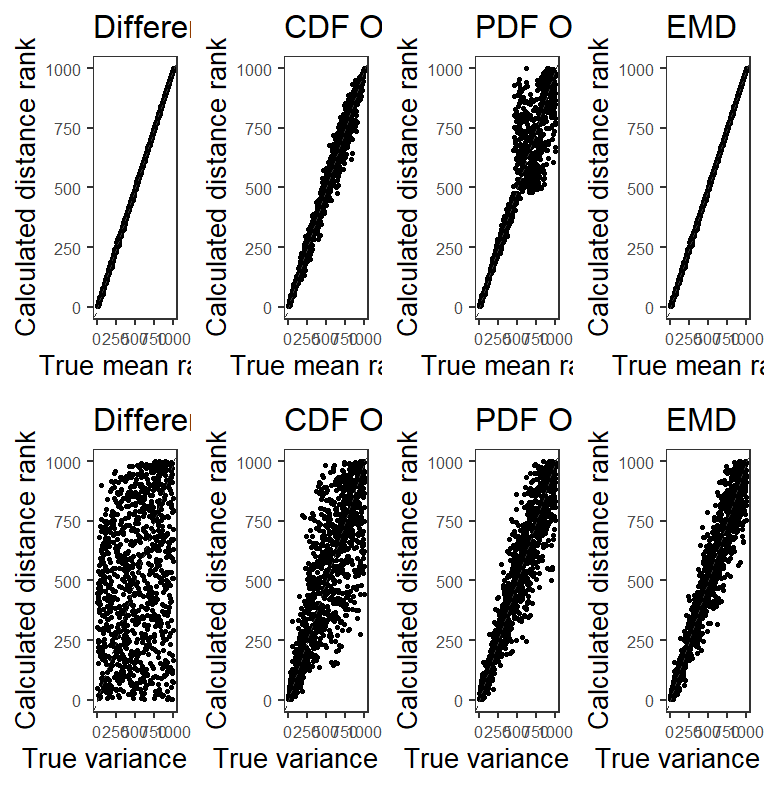

This figure's R source:
# REPLICATION CODE FOR: Lupu, Noam, Lucia Selios, and Zach Warner. 2016. "A
# New Measure of Congruence: The Earth Mover's Distance." Political Analysis
# (forthcoming).
#
# Last edited 10-Nov-2016 by ZW. For questions please contact me at
# [email redacted].

################################################################################
#                                                                              #
#                                 SETUP                                        #
#                                                                              #
################################################################################
rm(list=ls())
library(ggplot2); library(grid); library(sfsmisc); library(emdist)
library(clusterGeneration); library(foreign); library(plyr); library(sandwich) 
library(lmtest); library(reshape)
setwd("/your/path/to/this/replication")

### version control
sessionInfo()
# R version 3.3.0 (2016-05-03)
# Platform: x86_64-apple-darwin13.4.0 (64-bit)
# Running under: OS X 10.11.6 (El Capitan)
# 
# locale:
# [1] en_US.UTF-8/en_US.UTF-8/en_US.UTF-8/C/en_US.UTF-8/en_US.UTF-8
# 
# attached base packages:
# [1] grid      stats     graphics  grDevices utils     datasets  methods  
# [8] base     
# 
# other attached packages:
# [1] reshape_0.8.6           lmtest_0.9-34           zoo_1.7-13             
# [4] sandwich_2.3-4          plyr_1.8.4              foreign_0.8-67         
# [7] clusterGeneration_1.3.4 MASS_7.3-45             emdist_0.3-2           
# [10] sfsmisc_1.1-0           ggplot2_2.1.0          
# 
# loaded via a namespace (and not attached):
# [1] Rcpp_0.12.7      lattice_0.20-34  gtable_0.2.0     scales_0.4.0    
# [5] tools_3.3.0      munsell_0.4.3    rsconnect_0.5    colorspace_1.2-7  

################################################################################
#                                                                              #
#                                 UTILITIES                                    #
#                                                                              #
################################################################################

##### Helper functions #####
# for multiple ggplot objects
multiplot <- function(..., plotlist=NULL, file, cols=1, layout=NULL) {
  plots <- c(list(...), plotlist)
  numPlots = length(plots)
  if (is.null(layout)) {
    layout <- matrix(seq(1, cols * ceiling(numPlots/cols)),
                     ncol = cols, nrow = ceiling(numPlots/cols))
  }
  if (numPlots==1) {
    print(plots[[1]])
  } else {
    grid.newpage()
    pushViewport(viewport(layout = grid.layout(nrow(layout), ncol(layout))))
    for (i in 1:numPlots) {
      matchidx <- as.data.frame(which(layout == i, arr.ind = TRUE))
      print(plots[[i]], vp = viewport(layout.pos.row = matchidx$row,
                                      layout.pos.col = matchidx$col))
    }
  }
}
# to simulate from a bimodal distribution
bimodalDistFunc <- function (n,cpct, mu1, mu2, sig1, sig2) {
  y0 <- rnorm(n,mean=mu1, sd = sig1)
  y1 <- rnorm(n,mean=mu2, sd = sig2)
  
  flag <- rbinom(n,size=1,prob=cpct)
  y <- y0*(1 - flag) + y1*flag 
}
# R^2 approximation from glm objects
r2.corr.mer <- function(m) {
  lmfit <-  lm(model.response(model.frame(m)) ~ fitted(m))
  summary(lmfit)$r.squared
} 
# for clustered SEs
cl <- function(dat,fm, cluster){
  M <- length(unique(cluster))
  N <- length(cluster)
  K <- fm$rank
  dfc <- (M/(M-1))*((N-1)/(N-K))
  uj  <- apply(estfun(fm),2, function(x) tapply(x, cluster, sum));
  vcovCL <- dfc*sandwich(fm, meat=crossprod(uj)/N)
  coeftest(fm, vcovCL) 
}

##### Helper functions for computing congruence #####
# Difference in means
dmeans <- function(data){
  df <- data
  x <- as.matrix(df$samps[which(df$pop == "x")])
  y <- as.matrix(df$samps[which(df$pop == "y")])
  abs(mean(x,na.rm=T)-mean(y,na.rm=T))
}
# CDF overlap
cdf.overlap <- function(data, q = 512) { 
  # no default length for sequences, but we'll use density's 512
  df <- data
  x <- as.matrix(na.omit(df$samps[which(df$pop == "x")]))
  y <- as.matrix(na.omit(df$samps[which(df$pop == "y")]))
  Fx <- ecdf(x); Fy <- ecdf(y)
  lower <- min(x,y) 
  upper <- max(x,y)
  z <- seq(lower,upper,((upper-lower)/q))
  Fxz <- Fx(z); Fyz <- Fy(z) 
  sum(abs(Fxz-Fyz))
}
# PDF overlap
pdf.overlap <- function(data, q = 512){ # q = 512 is the default for density()
  df <- data
  fx <- as.vector(na.omit(df$samps[which(df$pop == "x")]))
  fy <- as.vector(na.omit(df$samps[which(df$pop == "y")]))
  lower <- min(c(fx, fy))
  upper <- max(c(fx, fy))
  dx <- density(fx, from=lower, to=upper, n = q)
  dy <- density(fy, from=lower, to=upper, n = q)
  d <- data.frame(location=dx$x, x.den=dx$y, y.den=dy$y)
  d$intersect <- pmin(d$x.den, d$y.den)
  integrate.xy(d$location, d$intersect)
}
# EMD
emd.dis <- function(data, metric = "manhattan", iterations=100000){
  df <- data
  x <- as.matrix(df$samps[which(df$pop == "x")])
  y <- as.matrix(df$samps[which(df$pop == "y")])
  weight.x <- rep(1/nrow(x),nrow(x))
  weight.y <- rep(1/nrow(y),nrow(y))
  emdw(x,weight.x,y,weight.y,dist=metric,max.iter=iterations)
}

################################################################################
#                                                                              #
#                               INTRODUCTION                                   #
#                                                                              #
################################################################################

##### SIMULATED COMPUTATION TIME (FN 3) #####
# generate the data
x <- genRandomClust(numClust=7,numNonNoisy = 10, numNoisy = 5, numOutlier = .02,
                    rangeN=c(150,500), numReplicate = 1,fileName="x", 
                    outputLogFlag=F, outputEmpirical=F, outputInfo = F, 
                    outputDatFlag = F)
y <- genRandomClust(numClust=3,numNonNoisy = 10, numNoisy = 5, numOutlier = .08, 
                    rangeN=c(150,500), numReplicate = 1,fileName="y", 
                    outputLogFlag=F, outputEmpirical=F, outputInfo = F, 
                    outputDatFlag = F)
x <- x$datList$x_1
y <- y$datList$y_1
w.x <- rep(1/nrow(x),nrow(x))
w.y <- rep(1/nrow(y),nrow(y))
# time it
system.time(
  emd.bigprob <- emdw(x,w.x,y,w.y,max.iter=100000,dist="manhattan")
)
# Results for my machine (mid-2012 MacBook Air, 2 GHz Intel Core i7 processor, 
# 8 GB 1600 MHz DDR3 memory)
# user      system    elapsed 
# 500.493   4.536     511.266 

### clean up
rm(list=ls()[!(ls() %in% c("dmeans","cdf.overlap","pdf.overlap","emd.dis",
                           "r2.corr.mer","multiplot","bimodalDistFunc","cl"))])

################################################################################
#                                                                              #
#                            MEASURING CONGRUENCE                              #
#                                                                              #
################################################################################

### Create the data
set.seed(1234567)
dat.x.y1 <- data.frame(samps = c(rnorm(1000, mean=0, sd=1), 
                                 rnorm(1000, mean=3, sd=1)), 
                       pop = rep(c("x", "y"), each = 1000))
dat.x.y3 <- dat.x.y2 <- dat.x.y1
dat.x.y2$samps[which(dat.x.y2$pop == "y")] <- rnorm(1000,0,8)
dat.x.y3$samps[which(dat.x.y3$pop == "y")] <- bimodalDistFunc(1000,.35,2.5,
                                                              13.1,1,2)

##### FIGURE 1 #####
fig1.1 <- ggplot(dat.x.y1, aes(x = samps, fill = pop)) +
  theme_bw(base_size = 16) +
  theme(panel.grid.minor = element_blank(), axis.text.x = element_blank(),
        panel.border = element_rect(fill=NA,size=1,linetype="solid")) +
  geom_histogram(aes(y = ..density.. ), alpha = 0.5,pos="identity",binwidth=1,
                 show.legend=F) +
  geom_line(aes(y = ..density..), stat = 'density') + 
  scale_fill_manual(values=c("grey20", "grey20")) +
  coord_cartesian(ylim=c(-.01,.44),xlim=c(-11,26)) +
  scale_x_continuous(breaks=seq(-10,25,by=5)) +
  scale_y_continuous(breaks=seq(0,.40,by=.1)) +
  annotate("text",x=-3,y=.20,label="X",family="Times",size=5) +
  annotate("text",x=6.2,y=.10,label="Y[1]",family="Times", parse=T,size=5) +
  labs(title=NULL,x=NULL,y="Density") +
  theme(text=element_text(family="Times"))
fig1.1
fig1.2 <- ggplot(dat.x.y2, aes(x = samps, fill = pop)) +
  theme_bw(base_size = 16) +
  theme(panel.grid.minor = element_blank(), axis.text.x = element_blank(),
        panel.border = element_rect(fill=NA,size=1,linetype="solid")) +
  geom_histogram(aes(y = ..density.. ), alpha = 0.5,pos="identity",binwidth=1,
                 show.legend=F) +
  geom_line(aes(y = ..density..), stat = 'density') + 
  scale_fill_manual(values=c("grey20", "grey20")) +
  coord_cartesian(ylim=c(-.01,.44),xlim=c(-11,26)) +
  scale_x_continuous(breaks=seq(-10,25,by=5)) +
  scale_y_continuous(breaks=seq(0,.40,by=.1)) +
  annotate("text",x=-3,y=.20,label="X",family="Times",size=5) +
  annotate("text",x=6.2,y=.10,label="Y[2]",family="Times", parse=T,size=5) +
  labs(title=NULL,x=NULL,y="Density") +
  theme(text=element_text(family="Times"))
fig1.2
fig1.3 <- ggplot(dat.x.y3, aes(x = samps, fill = pop)) +
  theme_bw(base_size = 16) +
  theme(panel.grid.minor = element_blank(),
        panel.border = element_rect(fill=NA,size=1,linetype="solid")) +
  geom_histogram(aes(y = ..density.. ), alpha = 0.5,pos="identity",binwidth=1,
                 show.legend=F) +
  geom_line(aes(y = ..density..), stat = 'density') + 
  scale_fill_manual(values=c("grey20", "grey20")) +
  coord_cartesian(ylim=c(-.01,.44),xlim=c(-11,26)) +
  scale_x_continuous(breaks=seq(-10,25,by=5)) +
  scale_y_continuous(breaks=seq(0,.40,by=.1)) +
  annotate("text",x=-3,y=.20,label="X",family="Times",size=5) +
  annotate("text",x=6.2,y=.10,label="Y[3]",family="Times", parse=T,size=5) +
  labs(title=NULL,x="z",y="Density") +
  theme(text=element_text(family="Times"))
fig1.3
pdf("figure1.pdf",
    width=6.5,height=9)
grid.newpage()
grid.draw(rbind(ggplotGrob(fig1.1), 
                ggplotGrob(fig1.2), 
                ggplotGrob(fig1.3),size="last"))
dev.off()

################################################################################
#                                                                              #
#                             SIMULATION EVIDENCE                              #
#                                                                              #
################################################################################

##### TABLE 1 #####
### Difference of means distance
o2o.1 <- dmeans(dat.x.y1)
o2o.2 <- dmeans(dat.x.y2)
o2o.3 <- dmeans(dat.x.y3)

### CDF overlap distance
cdf.1 <- cdf.overlap(dat.x.y1)
cdf.2 <- cdf.overlap(dat.x.y2)
cdf.3 <- cdf.overlap(dat.x.y3)

### PDF overlap distance
pdf.1 <- pdf.overlap(dat.x.y1)
pdf.2 <- pdf.overlap(dat.x.y2)
pdf.3 <- pdf.overlap(dat.x.y3)

### EMD
emd.1 <- emd.dis(dat.x.y1)
emd.2 <- emd.dis(dat.x.y2)
emd.3 <- emd.dis(dat.x.y3)

### print the table
tab <- matrix(c(o2o.1,o2o.2,o2o.3,
                cdf.1,cdf.2,cdf.3,
                pdf.1,pdf.2,pdf.3,
                emd.1,emd.2,emd.3),ncol=4)
dimnames(tab) <- list(c("Top","Middle","Bottom"),
                      c("Diff in Means","CDF overlap","PDF Overlap","EMD"))
round(tab, 2)

##### FIGURE 3 #####
### size of each sample to compare
sizedist = 100 
### number of samples to compare
numsamps = 1000 
### create target distribution, a standard-normal
target <- data.frame(samps =  rnorm(sizedist,0,1), 
                     pop = rep("x", sizedist))

### generate means
means <-rnorm(numsamps,10,10)
# create dataframes to store results
df.meanshift <- data.frame(matrix(ncol=0,nrow=numsamps))
df.meanshift$means <- means
df.meanshift$emd <- df.meanshift$pdf <- df.meanshift$cdf <- 
  df.meanshift$diffmeans <-rep(NA,numsamps)
samps.list <- lapply(1:length(means),  
                     function(i) data.frame(matrix(nrow=sizedist,ncol=0)))
samps.df.means <- data.frame(matrix(nrow=sizedist,ncol=numsamps))
# create samples from the random means, then calculate distances and store them
for(i in 1:numsamps){
  print(i)
  # sample from the simulated mean
  samps.list[[i]]$samps <- rnorm(n=sizedist, mean = means[i], sd = 1)
  samps.df.means[,i] <- samps.list[[i]]$samps
  samps.list[[i]]$pop <- rep("y",sizedist)
  # bind the target dist
  samps.list[[i]] <- rbind(samps.list[[i]],target)
  # calculate congruence in various ways
  df.meanshift$diffmeans[i] <- dmeans(samps.list[[i]])
  df.meanshift$cdf[i] <- cdf.overlap(samps.list[[i]])
  df.meanshift$pdf[i] <- pdf.overlap(samps.list[[i]])
  df.meanshift$emd[i] <- emd.dis(samps.list[[i]],iterations = 100000)
}

### generate variances
variances <-runif(numsamps,1,10)
# create dataframes to store results
df.variances <- data.frame(matrix(ncol=0,nrow=numsamps))
df.variances$variances <- variances
df.variances$emd <- df.variances$pdf <- df.variances$cdf <- 
  df.variances$diffmeans <-rep(NA,numsamps)
samps.list <- lapply(1:length(variances),  
                     function(i) data.frame(matrix(nrow=sizedist,ncol=0)))
samps.df.vars <- data.frame(matrix(nrow=sizedist,ncol=numsamps))
# create samples from the random means, then calculate distances and store them
for(i in 1:numsamps){
  print(i)
  # sample from the simulated mean
  samps.list[[i]]$samps <- rnorm(n=sizedist, mean = 0, sd = sqrt(variances[i]))
  samps.df.vars[,i] <- samps.list[[i]]$samps
  samps.list[[i]]$pop <- rep("y",sizedist)
  # bind the target dist
  samps.list[[i]] <- rbind(samps.list[[i]],target)
  # calculate congruence in various ways
  df.variances$diffmeans[i] <- dmeans(samps.list[[i]])
  df.variances$cdf[i] <- cdf.overlap(samps.list[[i]])
  df.variances$pdf[i] <- pdf.overlap(samps.list[[i]])
  df.variances$emd[i] <- emd.dis(samps.list[[i]],iterations = 100000)
}

### Get the means data into shape for plotting
# diff-means
d1 <- as.data.frame(cbind(abs(df.meanshift$means),abs(df.meanshift$diffmeans)))
colnames(d1) <- c("x","y")
d1$x <- d1$x/max(d1$x); d1$y <- d1$y/max(d1$y)
d1$true.rank <-  NA; d1$true.rank[order(d1$x)] <- 1:nrow(d1)
d1$calc.rank <-  NA; d1$calc.rank[order(d1$y)] <- 1:nrow(d1)
# CDF overlap
d2 <- as.data.frame(cbind(abs(df.meanshift$means),abs(df.meanshift$cdf)))
colnames(d2) <- c("x","y")
d2$x <- d2$x/max(d2$x); d2$y <- d2$y/max(d2$y)
d2$true.rank <-  NA; d2$true.rank[order(d2$x)] <- 1:nrow(d2)
d2$calc.rank <-  NA; d2$calc.rank[order(d2$y)] <- 1:nrow(d2)
# PDf overlap (slightly different)
d3 <- as.data.frame(cbind(abs(df.meanshift$means),abs(df.meanshift$pdf)))
colnames(d3) <- c("x","y")
d3$x <- d3$x/max(d3$x)
# the next line inverts distance so closer to 0 means "more similar,"
# like other measures
d3$y <- 1/d3$y
d3$y <- d3$y/max(d3$y) # scales it
d3$true.rank <-  NA; d3$true.rank[order(d3$x)] <- 1:nrow(d3)
d3$calc.rank <-  NA; d3$calc.rank[order(d3$y)] <- 1:nrow(d3)
# EMD
d4 <- as.data.frame(cbind(abs(df.meanshift$means),abs(df.meanshift$emd)))
colnames(d4) <- c("x","y")
d4$x <- d4$x/max(d4$x); d4$y <- d4$y/max(d4$y)
d4$true.rank <-  NA; d4$true.rank[order(d4$x)] <- 1:nrow(d4)
d4$calc.rank <-  NA; d4$calc.rank[order(d4$y)] <- 1:nrow(d4)

### Get the variances data ready for plotting
# subtract 1 off variance to account for target variance = 1, as in text
# diff-means
d5 <- as.data.frame(cbind(abs(df.variances$variances-1)
                          ,abs(df.variances$diffmeans)))
colnames(d5) <- c("x","y")
d5$x <- d5$x/max(d5$x); d5$y <- d5$y/max(d5$y)
d5$true.rank <-  NA; d5$true.rank[order(d5$x)] <- 1:nrow(d5)
d5$calc.rank <-  NA; d5$calc.rank[order(d5$y)] <- 1:nrow(d5)
# CDF overlap
d6 <- as.data.frame(cbind(abs(df.variances$variances-1),abs(df.variances$cdf)))
colnames(d6) <- c("x","y")
d6$x <- d6$x/max(d6$x); d6$y <- d6$y/max(d6$y)
d6$true.rank <-  NA; d6$true.rank[order(d6$x)] <- 1:nrow(d6)
d6$calc.rank <-  NA; d6$calc.rank[order(d6$y)] <- 1:nrow(d6)
# PDf overlap (slightly different)
d7 <- as.data.frame(cbind(abs(df.variances$variances-1),abs(df.variances$pdf)))
colnames(d7) <- c("x","y")
d7$x <- d7$x/max(d7$x)
# the next line inverts distance so closer to 0 means "more similar,"
# like other measures
d7$y <- 1/d7$y 
d7$y <- d7$y/max(d7$y) # scales it
d7$true.rank <-  NA; d7$true.rank[order(d7$x)] <- 1:nrow(d7)
d7$calc.rank <-  NA; d7$calc.rank[order(d7$y)] <- 1:nrow(d7)
# EMD
d8 <- as.data.frame(cbind(abs(df.variances$variances-1),abs(df.variances$emd)))
colnames(d8) <- c("x","y")
d8$x <- d8$x/max(d8$x); d8$y <- d8$y/max(d8$y)
d8$true.rank <-  NA; d8$true.rank[order(d8$x)] <- 1:nrow(d8)
d8$calc.rank <-  NA; d8$calc.rank[order(d8$y)] <- 1:nrow(d8)

### plot
fig3.1 <- ggplot(d1) + 
  theme_bw(base_size = 20) +
  theme(panel.grid.minor = element_blank(),panel.grid.major = element_blank(),
        panel.border = element_rect(fill=NA,size=1,linetype="solid"),
        axis.text = element_text(size=12)) +
  geom_point(aes(x=true.rank,y=calc.rank)) +
  coord_cartesian(xlim=c(0,1000),ylim=c(0,1000)) +
  geom_abline(intercept = 0, slope = 1, linetype = "dashed", color = "gray20") + 
  labs(title="Difference in means",
       x="True mean rank",
       y="Calculated distance rank",
       size=16) +
  theme(text=element_text(family="Times"))

fig3.2 <- ggplot(d2) + 
  theme_bw(base_size = 20) +
  theme(panel.grid.minor = element_blank(),panel.grid.major = element_blank(),
        panel.border = element_rect(fill=NA,size=1,linetype="solid"),
        axis.text = element_text(size=12)) +
  geom_point(aes(x=true.rank,y=calc.rank)) +
  coord_cartesian(xlim=c(0,1000),ylim=c(0,1000)) +
  geom_abline(intercept = 0, slope = 1, linetype = "dashed", color = "gray20") + 
  labs(title="CDF Overlap",
       x="True mean rank",
       y="Calculated distance rank",
       size=16) +
  theme(text=element_text(family="Times"))

fig3.3 <- ggplot(d3) + 
  theme_bw(base_size = 20) +
  theme(panel.grid.minor = element_blank(),panel.grid.major = element_blank(),
        panel.border = element_rect(fill=NA,size=1,linetype="solid"),
        axis.text = element_text(size=12)) +
  geom_point(aes(x=true.rank,y=calc.rank)) +
  coord_cartesian(xlim=c(0,1000),ylim=c(0,1000)) +
  geom_abline(intercept = 0, slope = 1, linetype = "dashed", color = "gray20") + 
  labs(title="PDF Overlap",
       x="True mean rank",
       y="Calculated distance rank",size=16) +
  theme(text=element_text(family="Times"))

fig3.4 <- ggplot(d4) + 
  theme_bw(base_size = 20) +
  theme(panel.grid.minor = element_blank(),panel.grid.major = element_blank(),
        panel.border = element_rect(fill=NA,size=1,linetype="solid"),
        axis.text = element_text(size=12)) +
  geom_point(aes(x=true.rank,y=calc.rank)) +
  coord_cartesian(xlim=c(0,1000),ylim=c(0,1000)) +
  geom_abline(intercept = 0, slope = 1, linetype = "dashed", color = "gray20") + 
  labs(title="EMD",
       x="True mean rank",
       y="Calculated distance rank",
       size=16) +
  theme(text=element_text(family="Times"))

fig3.5 <- ggplot(d5) + 
  theme_bw(base_size = 20) +
  theme(panel.grid.minor = element_blank(),panel.grid.major = element_blank(),
        panel.border = element_rect(fill=NA,size=1,linetype="solid"),
        axis.text = element_text(size=12)) +
  geom_point(aes(x=true.rank,y=calc.rank)) +
  coord_cartesian(xlim=c(0,1000),ylim=c(0,1000)) +
  geom_abline(intercept = 0, slope = 1, linetype = "dashed", color = "gray20") + 
  labs(title="Difference in means",
       x="True variance rank",
       y="Calculated distance rank",
       size=16) +
  theme(text=element_text(family="Times"))

fig3.6 <- ggplot(d6) + 
  theme_bw(base_size = 20) +
  theme(panel.grid.minor = element_blank(),panel.grid.major = element_blank(),
        panel.border = element_rect(fill=NA,size=1,linetype="solid"),
        axis.text = element_text(size=12)) +
  geom_point(aes(x=true.rank,y=calc.rank)) +
  coord_cartesian(xlim=c(0,1000),ylim=c(0,1000)) +
  geom_abline(intercept = 0, slope = 1, linetype = "dashed", color = "gray20") + 
  labs(title="CDF Overlap",
       x="True variance rank",
       y="Calculated distance rank",
       size=16) +
  theme(text=element_text(family="Times"))

fig3.7 <- ggplot(d7) + 
  theme_bw(base_size = 20) +
  theme(panel.grid.minor = element_blank(),panel.grid.major = element_blank(),
        panel.border = element_rect(fill=NA,size=1,linetype="solid"),
        axis.text = element_text(size=12)) +
  geom_point(aes(x=true.rank,y=calc.rank)) +
  coord_cartesian(xlim=c(0,1000),ylim=c(0,1000)) +
  geom_abline(intercept = 0, slope = 1, linetype = "dashed", color = "gray20") + 
  labs(title="PDF Overlap",
       x="True variance rank",
       y="Calculated distance rank",
       size=16) +
  theme(text=element_text(family="Times"))

fig3.8 <- ggplot(d8) + 
  theme_bw(base_size = 20) +
  theme(panel.grid.minor = element_blank(),panel.grid.major = element_blank(),
        panel.border = element_rect(fill=NA,size=1,linetype="solid"),
        axis.text = element_text(size=12)) +
  geom_point(aes(x=true.rank,y=calc.rank)) +
  coord_cartesian(xlim=c(0,1000),ylim=c(0,1000)) +
  geom_abline(intercept = 0, slope = 1, linetype = "dashed", color = "gray20") + 
  labs(title="EMD",
       x="True variance rank",
       y="Calculated distance rank",
       size=16) +
  theme(text=element_text(family="Times"))

pdf("figure3.pdf",width=16,height=8)
multiplot(fig3.1,fig3.5,fig3.2,fig3.6,fig3.3,fig3.7,fig3.4,fig3.8, cols=4)
dev.off()

##### TABLE 2 #####
### calculate RMSE for ordinality
rmse.ord <- vector()
for(i in 1:8){
  tmp <- eval(parse(text=paste("d",i,sep="")))
  tmp$sqerr <- (tmp$true.rank - tmp$calc.rank)^2
  rmse.ord[i] <- sqrt(sum(tmp$sqerr)/nrow(tmp))
}
### calculate RMSE for cardinality
rmse.card <- vector()
for(i in 1:8){
  tmp <- eval(parse(text=paste("d",i,sep="")))
  tmp$sqerr <- (tmp$x - tmp$y)^2
  rmse.card[i] <- sqrt(sum(tmp$sqerr)/nrow(tmp))
}

### print the table
rmses <- c(rmse.ord,rmse.card)
rmses <- matrix(rmses,ncol=4,byrow=F)
dimnames(rmses) <- list(c("Diff in Means","CDF overlap","PDF Overlap","EMD"),
                        c("Ord: Mean","Ord: Variance", "Card: Mean",
                          "Card: Variance"))
round(rmses, 2)

### clean up
rm(list=ls()[!(ls() %in% c("dmeans","cdf.overlap","pdf.overlap","emd.dis",
                           "r2.corr.mer","multiplot","bimodalDistFunc","cl",
                           "samps.df.means","samps.df.vars","d1","d2","d3",
                           "d4","d5","d6","d7","d8","target"))])
